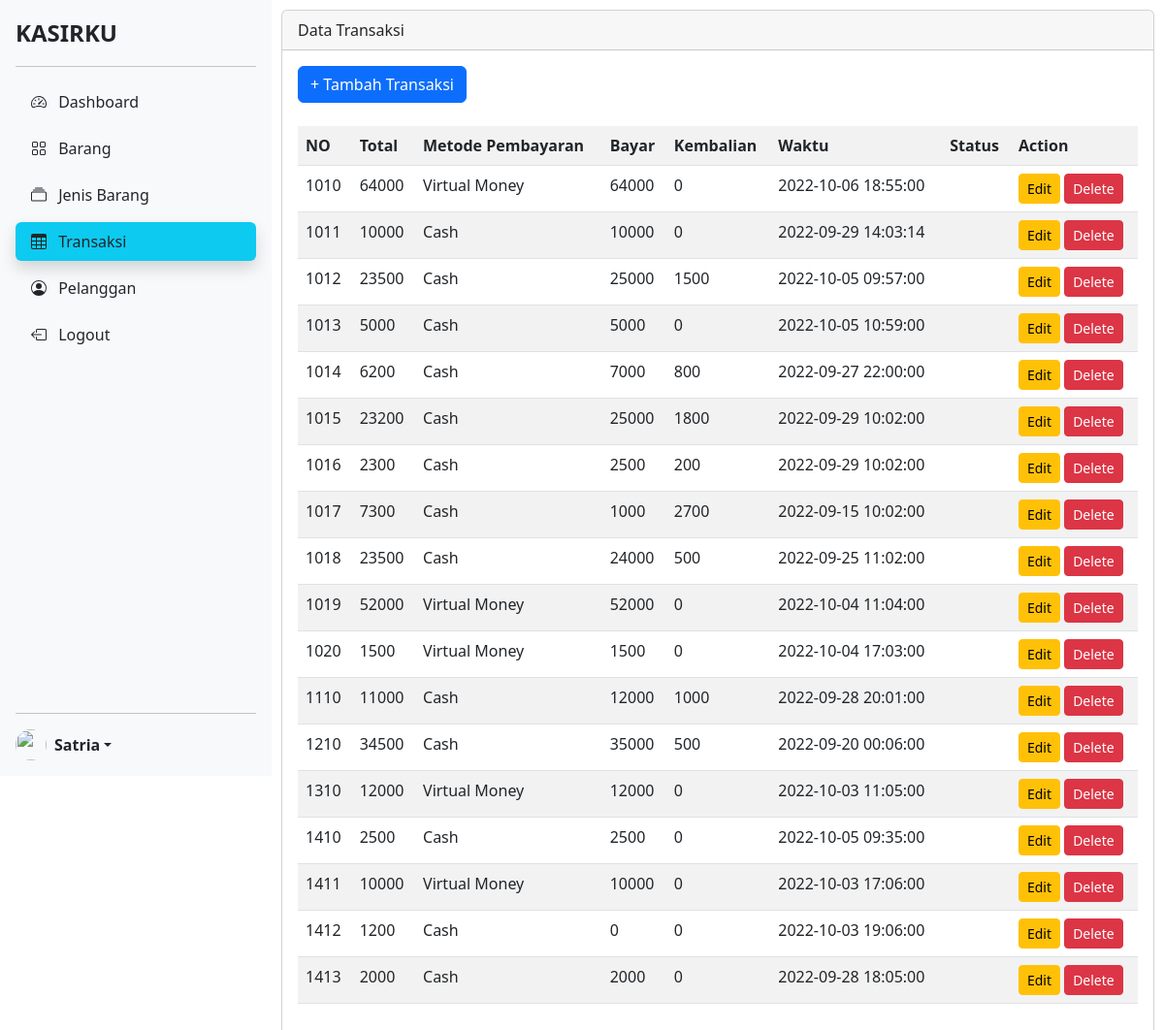
The app's page /view_transaksi.php (signed in) with its own data.
### tables this page shows
CREATE TABLE `transaksi` (
  `id_transaksi` int(11) NOT NULL,
  `total` int(11) NOT NULL,
  `metode_pembayaran` varchar(20) NOT NULL,
  `bayar` int(11) NOT NULL,
  `kembalian` int(11) NOT NULL,
  `waktu` datetime NOT NULL,
  `status_pembayaran` varchar(15) NOT NULL
);

### view_transaksi.php (the view, shortened to what this page needs)
<!DOCTYPE html>
<html lang="en">
<head>
    <link href="https://cdn.jsdelivr.net/npm/bootstrap@5.2.1/dist/css/bootstrap.min.css" rel="stylesheet">
    <link rel="stylesheet" href="style.css">
</head>
<body>
    <div class="d-flex flex-row">
        <nav class="sticky">
            <?php
            include('nav/index.php');
            ?>
        </nav>
        <div class="card flex-grow-1" style="margin:10px">
            <div class="card-header">Data Transaksi</div>
            <div class="card-body">
                <button type="button" class="btn btn-primary" data-bs-toggle="modal" data-bs-target="#addTransaksiModal">
                    + Tambah Transaksi
                </button>
                <br><br>
                <table id="tabel_data" class="table table-hover table-striped">
                    <tr>
                        <th>NO</th>
                        <th>Total</th>
                        <th>Metode Pembayaran</th>
                        <th>Bayar</th>
                        <th>Kembalian</th>
                        <th>Waktu</th>
                        <th>Status</th>
                        <th>Action</th>
                    </tr>
                    <?php
                    require_once('db_login.php');
                    $query = "SELECT * FROM transaksi ORDER BY id_transaksi";
                    $query_run = mysqli_query($con, $query);
                    if (mysqli_num_rows($query_run) > 0) {
                        foreach ($query_run as $transaksi) {
                    ?>
                            <tr>
                                <td><?= $transaksi['id_transaksi'] ?></td>
                                <td><?= $transaksi['total'] ?></td>
                                <td><?= $transaksi['metode_pembayaran'] ?></td>
                                <td><?= $transaksi['bayar'] ?></td>
                                <td><?= $transaksi['kembalian'] ?></td>
                                <td><?= $transaksi['waktu'] ?></td>
                                <td><?= $transaksi['status'] ?></td>
                                <td>
                                    <button type="button" value="<?= $transaksi['id_transaksi']; ?>" class="editTransaksiBtn btn btn-warning btn-sm"><i class="fa-regular fa-file-plus"></i>Edit</button>
                                    <button type="button" value="<?= $transaksi['id_transaksi']; ?>" class="deleteTransaksiBtn btn btn-danger btn-sm"><i class="fa-regular fa-file-minus"></i>Delete</button>
                                    </td>
                            </tr>
                    <?php
                        }
                    }
                    ?>
                </table>
            </div>
        </div>
    </div>
</body>
</html>

### style.css (style rules this page uses)
.sticky { position: sticky; position: -webkit-sticky; top: 0; align-self: flex-start; }

### nav/sidebars.css (style rules this page uses)
body { min-height: 100vh; min-height: -webkit-fill-available; }
html { height: -webkit-fill-available; }

### records on screen
transaksi: id_transaksi "1010", total "64000", metode_pembayaran "Virtual Money", bayar "64000", kembalian "0", waktu "2022-10-06 18:55:00"
transaksi: id_transaksi "1011", total "10000", metode_pembayaran "Cash", bayar "10000", kembalian "0", waktu "2022-09-29 14:03:14"
transaksi: id_transaksi "1012", total "23500", metode_pembayaran "Cash", bayar "25000", kembalian "1500", waktu "2022-10-05 09:57:00"
transaksi: id_transaksi "1013", total "5000", metode_pembayaran "Cash", bayar "5000", kembalian "0", waktu "2022-10-05 10:59:00"
transaksi: id_transaksi "1014", total "6200", metode_pembayaran "Cash", bayar "7000", kembalian "800", waktu "2022-09-27 22:00:00"
transaksi: id_transaksi "1015", total "23200", metode_pembayaran "Cash", bayar "25000", kembalian "1800", waktu "2022-09-29 10:02:00"
transaksi: id_transaksi "1016", total "2300", metode_pembayaran "Cash", bayar "2500", kembalian "200", waktu "2022-09-29 10:02:00"
transaksi: id_transaksi "1017", total "7300", metode_pembayaran "Cash", bayar "1000", kembalian "2700", waktu "2022-09-15 10:02:00"
transaksi: id_transaksi "1018", total "23500", metode_pembayaran "Cash", bayar "24000", kembalian "500", waktu "2022-09-25 11:02:00"
transaksi: id_transaksi "1019", total "52000", metode_pembayaran "Virtual Money", bayar "52000", kembalian "0", waktu "2022-10-04 11:04:00"
transaksi: id_transaksi "1020", total "1500", metode_pembayaran "Virtual Money", bayar "1500", kembalian "0", waktu "2022-10-04 17:03:00"
transaksi: id_transaksi "1110", total "11000", metode_pembayaran "Cash", bayar "12000", kembalian "1000", waktu "2022-09-28 20:01:00"
transaksi: id_transaksi "1210", total "34500", metode_pembayaran "Cash", bayar "35000", kembalian "500", waktu "2022-09-20 00:06:00"
transaksi: id_transaksi "1310", total "12000", metode_pembayaran "Virtual Money", bayar "12000", kembalian "0", waktu "2022-10-03 11:05:00"
transaksi: id_transaksi "1410", total "2500", metode_pembayaran "Cash", bayar "2500", kembalian "0", waktu "2022-10-05 09:35:00"
transaksi: id_transaksi "1411", total "10000", metode_pembayaran "Virtual Money", bayar "10000", kembalian "0", waktu "2022-10-03 17:06:00"
transaksi: id_transaksi "1412", total "1200", metode_pembayaran "Cash", bayar "0", kembalian "0", waktu "2022-10-03 19:06:00"
transaksi: id_transaksi "1413", total "2000", metode_pembayaran "Cash", bayar "2000", kembalian "0", waktu "2022-09-28 18:05:00"

### other values on screen
$_SESSION['username'] "Satria"
